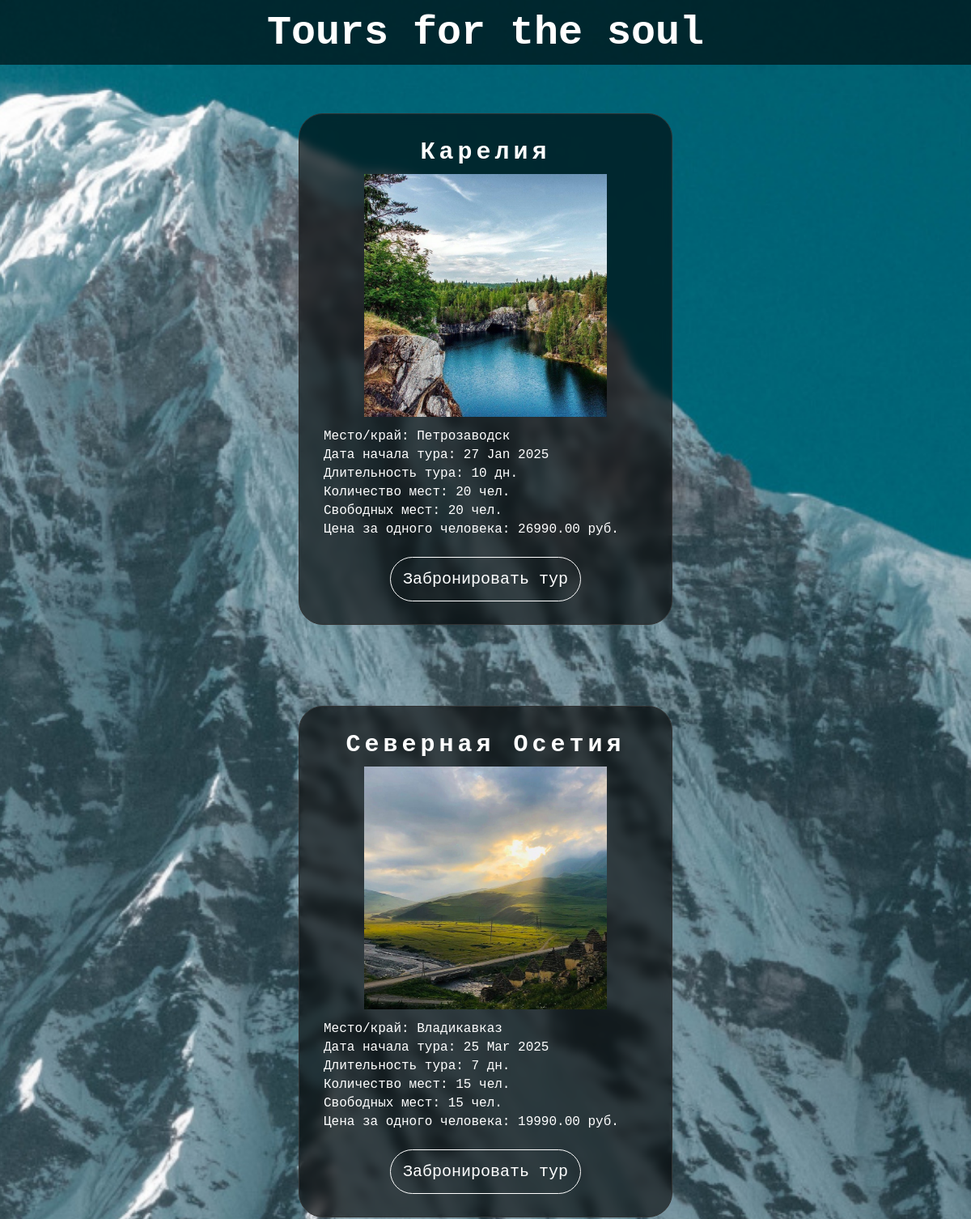
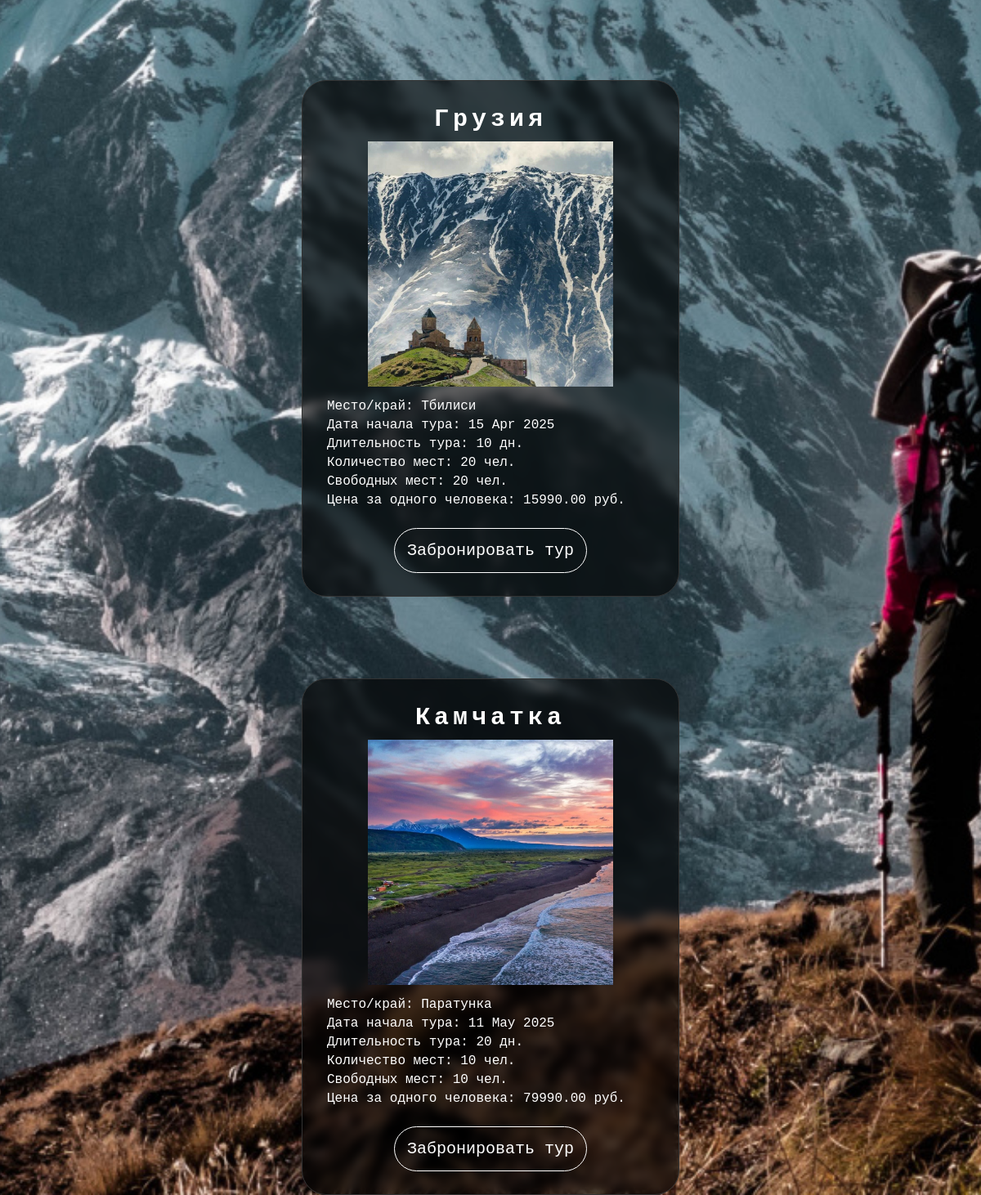
The page /tours/ on the database its author committed (2 pictures, top to bottom).
### web_site/models.py (models this page shows, shortened)
class Tour(Model):
    title = CharField(max_length=17, help_text=(
        'Заголовок тура (не более 17 символов)'))
    description = TextField(max_length=1100, help_text=(
        'Описание тура (не более 1100 символов)'))
    place = CharField(max_length=27, help_text=(
        'Локация тура (не более 27 символов)'))
    start_date_tour = DateField(help_text=('Дата начала тура'))
    duration = IntegerField(help_text=('Длительность тура (в днях)'))
    max_people = IntegerField(help_text=('Максимальное количество мест'))
    available_places = IntegerField(help_text=('Свободные места'))
    occupied_places = IntegerField(help_text=('Занятые места'))
    price_per_person = DecimalField(max_digits=10, decimal_places=2, help_text=(
        'Цена за одного человека (в формате 0000.00)'))
    image = models.ImageField(
        upload_to='static/image/img_tour',
        validators=[validate_square_and_size],
        help_text=(
            'Загрузите квадратное изображение размером не более 1000x1000 пикселей.'))
    class Meta:
        verbose_name_plural = 'Tours'

### web_site/views.py (the view)
# urls.py: path('tours/', tours_page, name='tours_page'),
def tours_page(request):
    logger.debug('Страница туров загружена')
    tours = Tour.objects.all()
    if not tours:
        logger.warning(
            'Страница с турами пуста (туры не загружены в базу данных)')
        return render(request, 'errors/empty_list_tours_page.html')
    context = {
        'tours': tours,
    }
    logger.info(f'Туры: {len(tours)} шт. загружены на странице')
    return render(request, 'list_tours_page.html', context)

### templates/list_tours_page.html (shortened to what this page needs)
{% extends 'base_page.html' %}
{% load static %}
{% block head %}
<head>
    <link rel="stylesheet" type="text/css" href="{% static 'css/base_page_style.css' %}">
    <link rel="stylesheet" type="text/css" href="{% static 'css/list_tours_page_style.css' %}">
</head>
{% endblock %}
{% block content %}
    <div class="tours">
        {% for tour in tours %}
        <div class="show-tour">
            <div class="titel-tour">
                {{ tour.title }}
            </div>
            <div class="img-tour">
                <img src="{{ tour.image.url }}" alt="{{ image.title }}" style="max-width: 300px; height: auto;">
            </div>
            <div class="desc-tour">
                <div class="place-tour">
                    <span>Место/край:</span>
                    {{ tour.place }}
                </div>
                <div class="start-date-tour">
                    <span>Дата начала тура:</span>
                    {{ tour.start_date_tour|date:"d M Y" }}
                </div>
                <div class="duration-tour">
                    <span>Длительность тура:</span>
                    {{ tour.duration }} дн.
                </div>
                <div class="max-people-tour">
                    <span>Количество мест:</span>
                    {{ tour.max_people }} чел.
                </div>
                <div class="av-places-tour">
                    <span>Свободных мест:</span>
                    {{ tour.available_places }} чел.
                </div>
                <div class="price-tour">
                    <span>Цена за одного человека:</span>
                    {{ tour.price_per_person }} руб.
                </div>
            </div>
            <div class="button-tour">
                <a href="{% url 'book_tour_page' tour.id %}">Забронировать тур</a>
            </div>
        </div>
        {% endfor %}
    </div>
{% endblock %}

### templates/base_page.html (shortened to what this page needs)
<!DOCTYPE html>
{% load static %}
<html lang="en">
{% block head %}{% endblock %}
<body>
    <div class="full-screen-img"></div>
    <div class="header">
        <div class="header-block">
            <a class="title" href="/">Tours for the soul</a>
        </div>
    </div>
    <div class="content">
        {% block content %}{% endblock %}
    </div>
</body>
</html>

### static/css/base_page_style.css (style rules this page uses)
body { display: flex; flex-direction: column; min-height: 100vh; margin: 0px; font-family: Courier New; }
.full-screen-img { background-image: url('/static/site_background/back_img.jpg'); background-size: cover; background-position: center; position: fixed; top: 0px; left: 0; width: 100%; height: 100%; z-index: -1; }
.header { display: flex; justify-content: center; background-color: rgba(0, 0, 0, 0.6); height: 80px; align-items: center; }
.header .header-block { display: flex; margin: 0px 0px 0px 20px; }
.header .header-block .title { display: block; margin: 0px 30px 0px 10px; font-size: 50px; text-decoration: none; color: white; font-weight: bold; }
.content { flex: 1; display: grid; grid-template-columns: 1fr; }

### static/css/list_tours_page_style.css (style rules this page uses)
.tours { display: grid; grid-template-columns: repeat(auto-fill, minmax(400px, 1fr)); gap: 100px; margin: 60px 200px 0px 200px; justify-items: center; }
.tours .show-tour { display: block; text-align: left; border: 1px solid #333; border-radius: 30px; padding: 30px; backdrop-filter: blur(6px); background-color: rgba(0, 0, 0, 0.6); width: 400px; height: 570px; }
.tours .show-tour .titel-tour { display: block; text-align: center; color: white; font-weight: bold; font-size: 30px; letter-spacing: 5px; }
.tours .show-tour .img-tour { display: block; text-align: center; margin: 10px 0px 10px 0px; }
.tours .show-tour .desc-tour { display: block; text-align: left; color: white; }
.tours .show-tour .desc-tour div { margin-bottom: 5px; }
.tours .show-tour .button-tour { display: flex; justify-content: center; margin: 25px 0px 0px 0px; }
.tours .show-tour .button-tour a { text-decoration: none; color: white; font-size: 20px; padding: 15px; border: 1px solid #ffffff; border-radius: 30px; transition: background-color 0.3s, color 0.3s; }

### rows shown on the page
Tour: title "Карелия", image (picture), place "Петрозаводск", start_date_tour "27 Jan 2025", duration "10", max_people "20", available_places "20", price_per_person "26990.00"
Tour: title "Северная Осетия", image (picture), place "Владикавказ", start_date_tour "25 Mar 2025", duration "7", max_people "15", available_places "15", price_per_person "19990.00"
Tour: title "Грузия", image (picture), place "Тбилиси", start_date_tour "15 Apr 2025", duration "10", max_people "20", available_places "20", price_per_person "15990.00"
Tour: title "Камчатка", image (picture), place "Паратунка", start_date_tour "11 May 2025", duration "20", max_people "10", available_places "10", price_per_person "79990.00"
